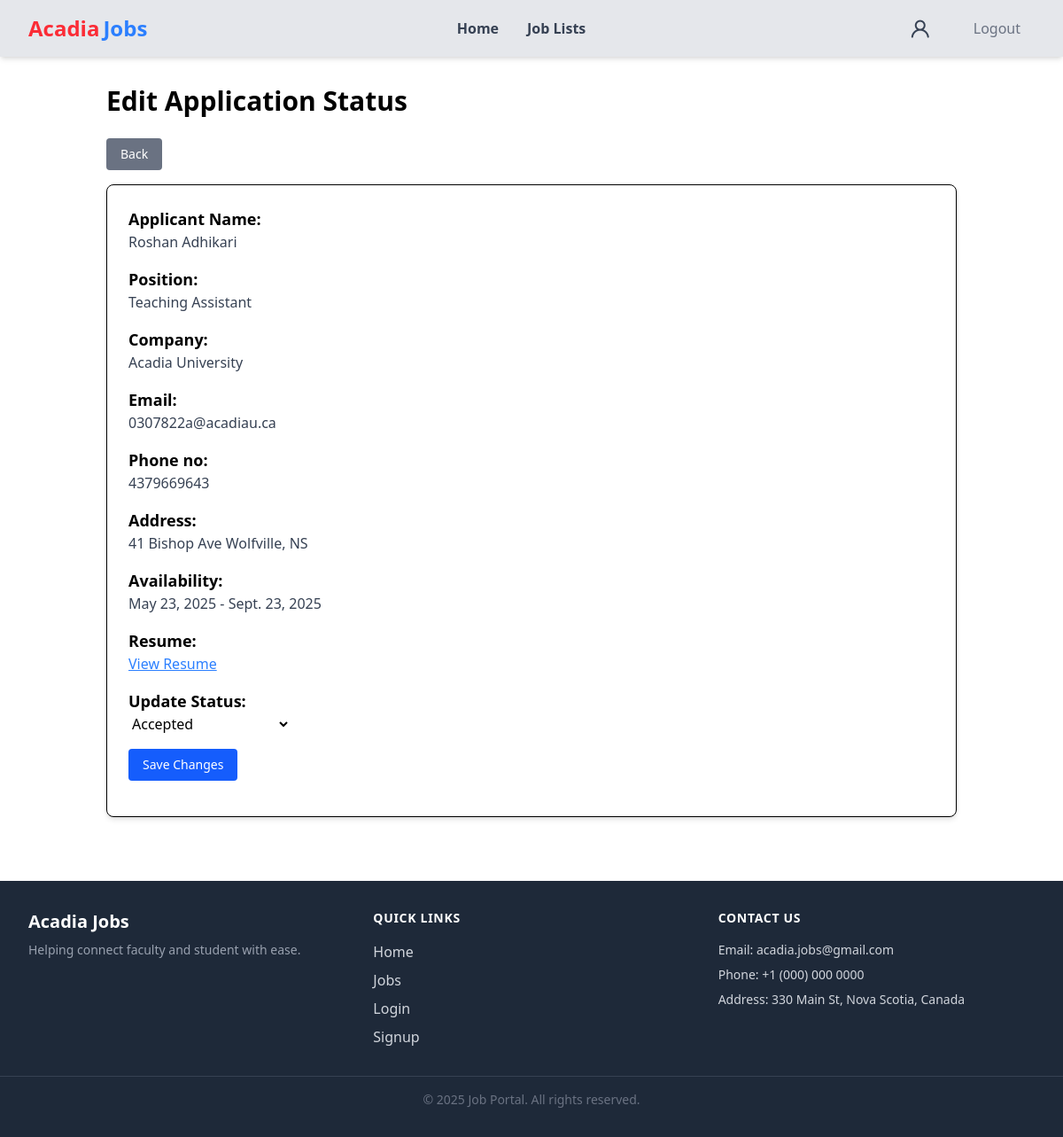
Screenshot of /faculty/edit-status/2/ (signed in) with the database file from the repository.
### loginSignup/models.py (models this page shows, shortened)
class ApplyJob(models.Model):
    PENDING = 'pending'
    IN_REVIEW = 'under_review'
    INTERVIEW = 'inteview'
    ACCEPTED = 'accepted'
    REJECTED = 'rejected'
    JOB_STATUS_CHOICES = (
        (PENDING, 'Pending'),
        (IN_REVIEW, 'Under Review'),
        (INTERVIEW, 'Selected for interview'),
        (ACCEPTED, 'Accepted'),
        (REJECTED, 'Rejected'),
    )
    job = models.ForeignKey(CreateJob, on_delete=models.CASCADE, related_name='applications')
    first_name = models.CharField(max_length=100)
    middle_name = models.CharField(max_length=100)
    last_name = models.CharField(max_length=100)
    email = models.EmailField()
    address = models.CharField(max_length=250)
    city = models.CharField(max_length=100)
    state = models.CharField(max_length=100)
    phone_no = models.CharField(max_length=12)
    user = models.ForeignKey('loginSignup.CustomUser', on_delete=models.CASCADE)
    resume = models.FileField(upload_to="resumes/")
    availability_start_date = models.DateField()
    availability_end_date = models.DateField()
    applied_on = models.DateTimeField(auto_now_add=True)
    job_status = models.CharField(max_length=100, choices=JOB_STATUS_CHOICES, default=PENDING)
    class Meta:
        unique_together = ('user', 'job')

class CreateJob(models.Model):
    JOB_TYPE = (
        ("full-time", "Full Time"),
        ("part-time", "Part Time"),
        ("internship", "Internship"),
        ("co-op", "Co-op")
    )
    LOCATION = (
        ("remote", "Remote"),
        ("in-person", "In Person")
    )
    title = models.CharField(max_length=200)
    position = models.CharField(max_length=100)
    companyName = models.CharField(max_length=100)
    jobType = models.CharField(max_length=50, default="")
    location = models.CharField(max_length=50, default="")
    applicationDeadline = models.DateField(default=None)
    description = models.TextField()
    posted_by = models.ForeignKey('loginSignup.CustomUser', on_delete=models.CASCADE)
    posted_date = models.DateField(auto_now_add=True)

### loginSignup/views.py (the view)
# urls.py: path('faculty/edit-status/<int:application_id>/', views.updateApplicationStatus, name='edit_status'),
@login_required(login_url="/login")
@faculty_required
def updateApplicationStatus(request, application_id):
    application = get_object_or_404(ApplyJob, id=application_id)
    if request.method == "POST":
        form = StatusUpdateForm(request.POST, instance=application)
        if form.is_valid():
            form.save()
            return redirect("faculty_job_list")
    else:
        form = StatusUpdateForm(instance=application)
    return render(request, 'updateStatus.html', {'form': form, 'application': application})

### loginSignup/forms.py
class StatusUpdateForm(forms.ModelForm):
    class Meta:
        model = ApplyJob
        fields = ['job_status']

### loginSignup/views.py (called while the page is built)
def faculty_required(view_func):
    @wraps(view_func)
    def wrapper(request, *args, **kwargs):
        if not request.user.is_authenticated:
            return redirect('login')
        if hasattr(request.user, 'user_type') and request.user.user_type == "faculty":
            return view_func(request, *args, **kwargs)
        return HttpResponseForbidden("You do not have permission to access this page.")
    return wrapper

### loginSignup/templates/updateStatus.html (shortened to what this page needs)
{% extends 'base.html' %}
{% block content %}
<div class="container mx-auto p-8">
    <h1 class="text-3xl font-bold mb-6">Edit Application Status</h1>
    <div class="mb-4">
        <a href="javascript:history.back()" class="inline-block bg-gray-500 text-white px-4 py-2 rounded hover:bg-gray-600 text-sm font-medium">
            Back
        </a>
    </div>
    <div class="bg-white p-6 border rounded-lg shadow-md">
        <form method="POST" action="{% url 'edit_status' application.id %}">
            <div class="mb-4">
                <label for="applicant_name" class="block text-lg font-semibold">Applicant Name:</label>
                <p id="applicant_name" class="text-gray-700">{{ application.first_name }} {{ application.middle_name }} {{ application.last_name }}</p>
            </div>
            <div class="mb-4">
                <label for="position" class="block text-lg font-semibold">Position:</label>
                <p id="position" class="text-gray-700">{{ application.job.position }} </p>
            </div>
            <div class="mb-4">
                <label for="company" class="block text-lg font-semibold">Company:</label>
                <p id="company" class="text-gray-700">{{ application.job.companyName }} </p>
            </div>
            <div class="mb-4">
                <label for="email" class="block text-lg font-semibold">Email:</label>
                <p id="email" class="text-gray-700">{{ application.email }}</p>
            </div>
            <div class="mb-4">
                <label for="phone-no" class="block text-lg font-semibold">Phone no:</label>
                <p id="phone-no" class="text-gray-700">{{ application.phone_no }}</p>
            </div><div class="mb-4">
                <label for="address" class="block text-lg font-semibold">Address:</label>
                <p id="address" class="text-gray-700">{{ application.address }} {{ application.city }}, {{ application.state }} </p>
            </div>
            <div class="mb-4">
                <label for="availability_start_date" class="block text-lg font-semibold">Availability:</label>
                <p id="availability_start_date" class="text-gray-700">{{ application.availability_start_date }} - {{application.availability_end_date}} </p>
            </div>
            <div class="mb-4">
                <label for="resume" class="block text-lg font-semibold">Resume:</label>
                <p id="resume" class="text-gray-700">
                     {% if application.resume %}
                    <a href="{{ application.resume.url }}" class="text-blue-500 underline" target="_blank">View Resume</a>
                    {% else %}
                    No Resume
                    {% endif %}
                </p>
            </div>
            <div class="mb-4">
                <label for="status" class="block text-lg font-semibold">Update Status:</label>
                {{ form.job_status }}
            </div>
            <div class="mb-4">
                <button type="submit" class="inline-block bg-blue-600 text-white px-4 py-2 rounded hover:bg-blue-700 text-sm font-medium">
                    Save Changes
                </button>
            </div>
        </form>
    </div>
</div>
{% endblock %}

### rows the page displays
ApplyJob: first_name "Roshan", last_name "Adhikari", job.position "Teaching Assistant", job.companyName "Acadia University", email "0307822a@acadiau.ca", phone_no "4379669643", address "41 Bishop Ave", city "Wolfville", state "NS", availability_start_date "May 23, 2025", availability_end_date "Sept. 23, 2025", job_status "Accepted"

### other values shown
{{ year|default:2025 }} "2025"
